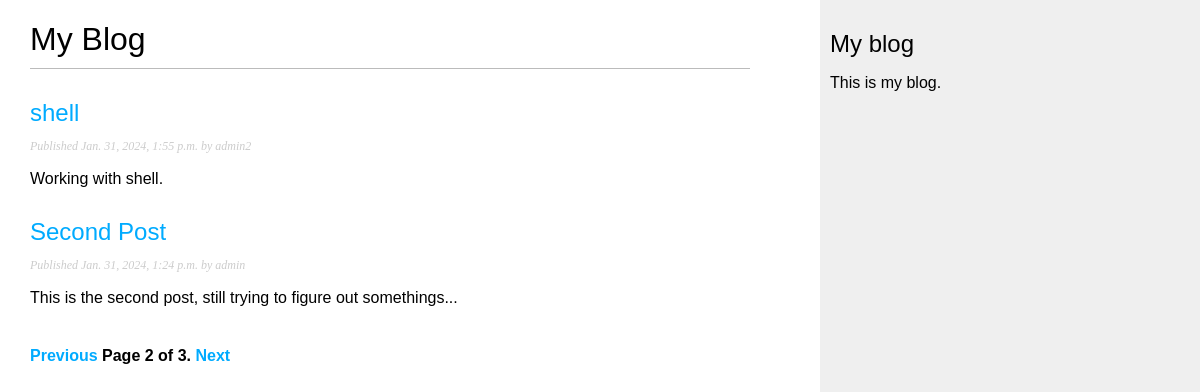
Screenshot of /blog/?page=2 with the database file from the repository.
### blog/models.py (models this page shows, shortened)
class Post(models.Model):
    STATUS = (("draft", "Draft"), ("published", "Published"))
    title = models.CharField(max_length=250)
    slug = models.SlugField(max_length=250, unique_for_date = 'publish')
    author = models.ForeignKey(
        User, on_delete=models.CASCADE, related_name="blog_posts"
    )
    content = models.TextField()
    publish = models.DateTimeField(default=timezone.now)
    created = models.DateTimeField(auto_now_add=True)
    updated = models.DateTimeField(auto_now=True)
    status = models.CharField(max_length=20, choices=STATUS, default="draft")
    objects = models.Manager()  # default manager
    published = PublishedManager()  # Custum manager
    class Meta:
        ordering = ["-publish"]
        indexes = (models.Index(fields=["-publish"]),)
    def get_absolute_url(self):
        return reverse(
            "blog:post-detail",
            kwargs={
                "year": self.publish.year,
                "month": self.publish.month,
                "day": self.publish.day,
                "post": self.slug,
            },
        )

### blog/views.py (the view)
class PostListView(ListView):
    queryset = Post.published.all()
    template_name = "post_list.html"
    context_object_name = "posts"
    paginate_by = 2
    def get_context_data(self, **kwargs):
        context = {}
        queryset = self.get_queryset()
        paginator = Paginator(queryset, self.paginate_by)
        page = self.request.GET.get('page')
        try:
            posts = paginator.page(page)
        except PageNotAnInteger:
            posts = paginator.page(1)
        except EmptyPage:
            if int(page) < 1:
                posts = paginator.page(1)
            else:
                posts = paginator.page(paginator.num_pages)
        context['posts'] = posts
        context['page_obj'] = posts
        return context

### blog/templates/post_list.html (shortened to what this page needs)
{% extends "base.html" %}
{% block content %}
<h1>My Blog</h1>
{% for post in posts %}
<h2>
<a href="{{post.get_absolute_url}}">
{{ post.title }}
</a>
</h2>
<p class="date">
Published {{ post.publish }} by {{ post.author }}
</p>
{{ post.content|truncatewords:30|linebreaks }}
{% endfor %}
{% include "pagination.html" with page=page_obj %}
{% endblock %}

### blog/static/css/blog.css (style rules this page uses)
body { margin:0; padding:0; font-family:helvetica, sans-serif; }
a { color:#00abff; text-decoration:none; }
h1 { font-weight:normal; border-bottom:1px solid #bbb; padding:0 0 10px 0; }
h2 { font-weight:normal; margin:30px 0 0; }
p.date { color:#ccc; font-family: georgia, serif; font-size: 12px; font-style: italic; }

### rows the page displays
Post: title "shell", publish "Jan. 31, 2024, 1:55 p.m.", author "admin2", content "Working with shell."
Post: title "Second Post", publish "Jan. 31, 2024, 1:24 p.m.", author "admin", content "This is the second post, still trying to figure out somethings..."

### other values shown
{{ page.number }} "2"
{{ page.paginator.num_pages }} "3"
